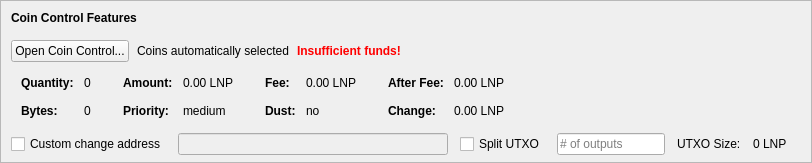
    <widget class="QFrame" name="frameCoinControl">
     <property name="sizePolicy">
      <sizepolicy hsizetype="Expanding" vsizetype="Expanding">
       <horstretch>0</horstretch>
       <verstretch>0</verstretch>
      </sizepolicy>
     </property>
     <property name="maximumSize">
      <size>
       <width>16777215</width>
       <height>16777215</height>
      </size>
     </property>
     <property name="frameShape">
      <enum>QFrame::StyledPanel</enum>
     </property>
     <property name="frameShadow">
      <enum>QFrame::Sunken</enum>
     </property>
     <layout class="QVBoxLayout" name="verticalLayoutCoinControl2">
      <property name="spacing">
       <number>0</number>
      </property>
      <property name="leftMargin">
       <number>0</number>
      </property>
      <property name="topMargin">
       <number>0</number>
      </property>
      <property name="rightMargin">
       <number>0</number>
      </property>
      <property name="bottomMargin">
       <number>6</number>
      </property>
      <item>
       <layout class="QVBoxLayout" name="verticalLayoutCoinControl" stretch="0,0,0,0,1">
        <property name="spacing">
         <number>0</number>
        </property>
        <property name="leftMargin">
         <number>10</number>
        </property>
        <property name="topMargin">
         <number>10</number>
        </property>
        <item>
         <layout class="QHBoxLayout" name="horizontalLayoutCoinControl1">
          <property name="bottomMargin">
           <number>15</number>
          </property>
          <item>
           <widget class="QLabel" name="labelCoinControlFeatures">
            <property name="sizePolicy">
             <sizepolicy hsizetype="Preferred" vsizetype="Maximum">
              <horstretch>0</horstretch>
              <verstretch>0</verstretch>
             </sizepolicy>
            </property>
            <property name="font">
             <font>
              <weight>75</weight>
              <bold>true</bold>
             </font>
            </property>
            <property name="styleSheet">
             <string notr="true">font-weight:bold;</string>
            </property>
            <property name="text">
             <string>Coin Control Features</string>
            </property>
           </widget>
          </item>
         </layout>
        </item>
        <item>
         <layout class="QHBoxLayout" name="horizontalLayoutCoinControl2" stretch="0,0,0,0">
          <property name="spacing">
           <number>8</number>
          </property>
          <property name="bottomMargin">
           <number>10</number>
          </property>
          <item>
           <widget class="QPushButton" name="pushButtonCoinControl">
            <property name="styleSheet">
             <string notr="true"/>
            </property>
            <property name="text">
             <string>Open Coin Control...</string>
            </property>
            <property name="autoDefault">
             <bool>false</bool>
            </property>
           </widget>
          </item>
          <item>
           <widget class="QLabel" name="labelCoinControlAutomaticallySelected">
            <property name="text">
             <string>Coins automatically selected</string>
            </property>
            <property name="margin">
             <number>5</number>
            </property>
           </widget>
          </item>
          <item>
           <widget class="QLabel" name="labelCoinControlInsuffFunds">
            <property name="font">
             <font>
              <weight>75</weight>
              <bold>true</bold>
             </font>
            </property>
            <property name="styleSheet">
             <string notr="true">color:red;font-weight:bold;</string>
            </property>
            <property name="text">
             <string>Insufficient funds!</string>
            </property>
            <property name="margin">
             <number>5</number>
            </property>
           </widget>
          </item>
          <item>
           <spacer name="horizontalSpacerCoinControl">
            <property name="orientation">
             <enum>Qt::Horizontal</enum>
            </property>
            <property name="sizeHint" stdset="0">
             <size>
              <width>40</width>
              <height>1</height>
             </size>
            </property>
           </spacer>
          </item>
         </layout>
        </item>
        <item>
         <widget class="QWidget" name="widgetCoinControl" native="true">
          <property name="sizePolicy">
           <sizepolicy hsizetype="Preferred" vsizetype="Preferred">
            <horstretch>0</horstretch>
            <verstretch>0</verstretch>
           </sizepolicy>
          </property>
          <property name="minimumSize">
           <size>
            <width>0</width>
            <height>0</height>
           </size>
          </property>
          <property name="styleSheet">
           <string notr="true"/>
          </property>
          <layout class="QHBoxLayout" name="horizontalLayoutCoinControl5">
           <property name="leftMargin">
            <number>0</number>
           </property>
           <property name="topMargin">
            <number>0</number>
           </property>
           <property name="rightMargin">
            <number>0</number>
           </property>
           <property name="bottomMargin">
            <number>0</number>
           </property>
           <item>
            <layout class="QHBoxLayout" name="horizontalLayoutCoinControl3" stretch="0,0,0,1">
             <property name="spacing">
              <number>20</number>
             </property>
             <property name="topMargin">
              <number>0</number>
             </property>
             <property name="bottomMargin">
              <number>10</number>
             </property>
             <item>
              <layout class="QFormLayout" name="formLayoutCoinControl1">
               <property name="horizontalSpacing">
                <number>10</number>
               </property>
               <property name="verticalSpacing">
                <number>14</number>
               </property>
               <property name="leftMargin">
                <number>10</number>
               </property>
               <property name="topMargin">
                <number>4</number>
               </property>
               <property name="rightMargin">
                <number>6</number>
               </property>
               <item row="0" column="0">
                <widget class="QLabel" name="labelCoinControlQuantityText">
                 <property name="font">
                  <font>
                   <weight>75</weight>
                   <bold>true</bold>
                  </font>
                 </property>
                 <property name="text">
                  <string>Quantity:</string>
                 </property>
                 <property name="margin">
                  <number>0</number>
                 </property>
                </widget>
               </item>
               <item row="0" column="1">
                <widget class="QLabel" name="labelCoinControlQuantity">
                 <property name="cursor">
                  <cursorShape>IBeamCursor</cursorShape>
                 </property>
                 <property name="contextMenuPolicy">
                  <enum>Qt::ActionsContextMenu</enum>
                 </property>
                 <property name="text">
                  <string notr="true">0</string>
                 </property>
                 <property name="margin">
                  <number>0</number>
                 </property>
                 <property name="textInteractionFlags">
                  <set>Qt::LinksAccessibleByMouse|Qt::TextSelectableByKeyboard|Qt::TextSelectableByMouse</set>
                 </property>
                </widget>
               </item>
               <item row="1" column="0">
                <widget class="QLabel" name="labelCoinControlBytesText">
                 <property name="font">
                  <font>
                   <weight>75</weight>
                   <bold>true</bold>
                  </font>
                 </property>
                 <property name="text">
                  <string>Bytes:</string>
                 </property>
                </widget>
               </item>
               <item row="1" column="1">
                <widget class="QLabel" name="labelCoinControlBytes">
                 <property name="cursor">
                  <cursorShape>IBeamCursor</cursorShape>
                 </property>
                 <property name="contextMenuPolicy">
                  <enum>Qt::ActionsContextMenu</enum>
                 </property>
                 <property name="text">
                  <string notr="true">0</string>
                 </property>
                 <property name="textInteractionFlags">
                  <set>Qt::LinksAccessibleByMouse|Qt::TextSelectableByKeyboard|Qt::TextSelectableByMouse</set>
                 </property>
                </widget>
               </item>
              </layout>
             </item>
             <item>
              <layout class="QFormLayout" name="formLayoutCoinControl2">
               <property name="horizontalSpacing">
                <number>10</number>
               </property>
               <property name="verticalSpacing">
                <number>14</number>
               </property>
               <property name="leftMargin">
                <number>6</number>
               </property>
               <property name="topMargin">
                <number>4</number>
               </property>
               <property name="rightMargin">
                <number>6</number>
               </property>
               <item row="0" column="0">
                <widget class="QLabel" name="labelCoinControlAmountText">
                 <property name="font">
                  <font>
                   <weight>75</weight>
                   <bold>true</bold>
                  </font>
                 </property>
                 <property name="text">
                  <string>Amount:</string>
                 </property>
                 <property name="margin">
                  <number>0</number>
                 </property>
                </widget>
               </item>
               <item row="0" column="1">
                <widget class="QLabel" name="labelCoinControlAmount">
                 <property name="cursor">
                  <cursorShape>IBeamCursor</cursorShape>
                 </property>
                 <property name="contextMenuPolicy">
                  <enum>Qt::ActionsContextMenu</enum>
                 </property>
                 <property name="text">
                  <string notr="true">0.00 LNP</string>
                 </property>
                 <property name="textInteractionFlags">
                  <set>Qt::LinksAccessibleByMouse|Qt::TextSelectableByKeyboard|Qt::TextSelectableByMouse</set>
                 </property>
                </widget>
               </item>
               <item row="1" column="0">
                <widget class="QLabel" name="labelCoinControlPriorityText">
                 <property name="font">
                  <font>
                   <weight>75</weight>
                   <bold>true</bold>
                  </font>
                 </property>
                 <property name="text">
                  <string>Priority:</string>
                 </property>
                </widget>
               </item>
               <item row="1" column="1">
                <widget class="QLabel" name="labelCoinControlPriority">
                 <property name="cursor">
                  <cursorShape>IBeamCursor</cursorShape>
                 </property>
                 <property name="contextMenuPolicy">
                  <enum>Qt::ActionsContextMenu</enum>
                 </property>
                 <property name="text">
                  <string>medium</string>
                 </property>
                 <property name="textInteractionFlags">
                  <set>Qt::LinksAccessibleByMouse|Qt::TextSelectableByKeyboard|Qt::TextSelectableByMouse</set>
                 </property>
                </widget>
               </item>
              </layout>
             </item>
             <item>
              <layout class="QFormLayout" name="formLayoutCoinControl3">
               <property name="horizontalSpacing">
                <number>10</number>
               </property>
               <property name="verticalSpacing">
                <number>14</number>
               </property>
               <property name="leftMargin">
                <number>6</number>
               </property>
               <property name="topMargin">
                <number>4</number>
               </property>
               <property name="rightMargin">
                <number>6</number>
               </property>
               <item row="0" column="0">
                <widget class="QLabel" name="labelCoinControlFeeText">
                 <property name="font">
                  <font>
                   <weight>75</weight>
                   <bold>true</bold>
                  </font>
                 </property>
                 <property name="text">
                  <string>Fee:</string>
                 </property>
                 <property name="margin">
                  <number>0</number>
                 </property>
                </widget>
               </item>
               <item row="0" column="1">
                <widget class="QLabel" name="labelCoinControlFee">
                 <property name="cursor">
                  <cursorShape>IBeamCursor</cursorShape>
                 </property>
                 <property name="contextMenuPolicy">
                  <enum>Qt::ActionsContextMenu</enum>
                 </property>
                 <property name="text">
                  <string notr="true">0.00 LNP</string>
                 </property>
                 <property name="textInteractionFlags">
                  <set>Qt::LinksAccessibleByMouse|Qt::TextSelectableByKeyboard|Qt::TextSelectableByMouse</set>
                 </property>
                </widget>
               </item>
               <item row="1" column="0">
                <widget class="QLabel" name="labelCoinControlLowOutputText">
                 <property name="font">
                  <font>
                   <weight>75</weight>
                   <bold>true</bold>
                  </font>
                 </property>
                 <property name="text">
                  <string>Dust:</string>
                 </property>
                </widget>
               </item>
               <item row="1" column="1">
                <widget class="QLabel" name="labelCoinControlLowOutput">
                 <property name="cursor">
                  <cursorShape>IBeamCursor</cursorShape>
                 </property>
                 <property name="contextMenuPolicy">
                  <enum>Qt::ActionsContextMenu</enum>
                 </property>
                 <property name="text">
                  <string>no</string>
                 </property>
                 <property name="textInteractionFlags">
                  <set>Qt::LinksAccessibleByMouse|Qt::TextSelectableByKeyboard|Qt::TextSelectableByMouse</set>
                 </property>
                </widget>
               </item>
              </layout>
             </item>
             <item>
              <layout class="QFormLayout" name="formLayoutCoinControl4">
               <property name="horizontalSpacing">
                <number>10</number>
               </property>
               <property name="verticalSpacing">
                <number>14</number>
               </property>
               <property name="leftMargin">
                <number>6</number>
               </property>
               <property name="topMargin">
                <number>4</number>
               </property>
               <property name="rightMargin">
                <number>6</number>
               </property>
               <item row="0" column="0">
                <widget class="QLabel" name="labelCoinControlAfterFeeText">
                 <property name="font">
                  <font>
                   <weight>75</weight>
                   <bold>true</bold>
                  </font>
                 </property>
                 <property name="text">
                  <string>After Fee:</string>
                 </property>
                 <property name="margin">
                  <number>0</number>
                 </property>
                </widget>
               </item>
               <item row="0" column="1">
                <widget class="QLabel" name="labelCoinControlAfterFee">
                 <property name="cursor">
                  <cursorShape>IBeamCursor</cursorShape>
                 </property>
                 <property name="contextMenuPolicy">
                  <enum>Qt::ActionsContextMenu</enum>
                 </property>
                 <property name="text">
                  <string notr="true">0.00 LNP</string>
                 </property>
                 <property name="textInteractionFlags">
                  <set>Qt::LinksAccessibleByMouse|Qt::TextSelectableByKeyboard|Qt::TextSelectableByMouse</set>
                 </property>
                </widget>
               </item>
               <item row="1" column="0">
                <widget class="QLabel" name="labelCoinControlChangeText">
                 <property name="font">
                  <font>
                   <weight>75</weight>
                   <bold>true</bold>
                  </font>
                 </property>
                 <property name="text">
                  <string>Change:</string>
                 </property>
                </widget>
               </item>
               <item row="1" column="1">
                <widget class="QLabel" name="labelCoinControlChange">
                 <property name="cursor">
                  <cursorShape>IBeamCursor</cursorShape>
                 </property>
                 <property name="contextMenuPolicy">
                  <enum>Qt::ActionsContextMenu</enum>
                 </property>
                 <property name="text">
                  <string notr="true">0.00 LNP</string>
                 </property>
                 <property name="textInteractionFlags">
                  <set>Qt::LinksAccessibleByMouse|Qt::TextSelectableByKeyboard|Qt::TextSelectableByMouse</set>
                 </property>
                </widget>
               </item>
              </layout>
             </item>
            </layout>
           </item>
          </layout>
         </widget>
        </item>
        <item>
         <layout class="QHBoxLayout" name="horizontalLayoutCoinControl4" stretch="0,0,0,0,0,0,0">
          <property name="spacing">
           <number>12</number>
          </property>
          <property name="sizeConstraint">
           <enum>QLayout::SetDefaultConstraint</enum>
          </property>
          <property name="topMargin">
           <number>5</number>
          </property>
          <property name="rightMargin">
           <number>5</number>
          </property>
          <item>
           <widget class="QCheckBox" name="checkBoxCoinControlChange">
            <property name="toolTip">
             <string>If this is activated, but the change address is empty or invalid, change will be sent to a newly generated address.</string>
            </property>
            <property name="text">
             <string>Custom change address</string>
            </property>
           </widget>
          </item>
          <item>
           <widget class="QValidatedLineEdit" name="lineEditCoinControlChange">
            <property name="enabled">
             <bool>false</bool>
            </property>
            <property name="sizePolicy">
             <sizepolicy hsizetype="Expanding" vsizetype="Fixed">
              <horstretch>0</horstretch>
              <verstretch>0</verstretch>
             </sizepolicy>
            </property>
           </widget>
          </item>
          <item>
           <widget class="QCheckBox" name="splitBlockCheckBox">
            <property name="text">
             <string>Split UTXO</string>
            </property>
           </widget>
          </item>
          <item>
           <widget class="QLineEdit" name="splitBlockLineEdit">
            <property name="sizePolicy">
             <sizepolicy hsizetype="Fixed" vsizetype="Fixed">
              <horstretch>50</horstretch>
              <verstretch>0</verstretch>
             </sizepolicy>
            </property>
            <property name="placeholderText">
             <string># of outputs</string>
            </property>
           </widget>
          </item>
          <item>
           <widget class="QLabel" name="labelBlockSizeText">
            <property name="text">
             <string>UTXO Size:</string>
            </property>
           </widget>
          </item>
          <item>
           <widget class="QLabel" name="labelBlockSize">
            <property name="text">
             <string>0 LNP</string>
            </property>
           </widget>
          </item>
          <item>
           <widget class="QLabel" name="labelCoinControlChangeLabel">
            <property name="sizePolicy">
             <sizepolicy hsizetype="Preferred" vsizetype="Expanding">
              <horstretch>0</horstretch>
              <verstretch>0</verstretch>
             </sizepolicy>
            </property>
            <property name="minimumSize">
             <size>
              <width>0</width>
              <height>0</height>
             </size>
            </property>
            <property name="text">
             <string/>
            </property>
            <property name="margin">
             <number>3</number>
            </property>
           </widget>
          </item>
         </layout>
        </item>
        <item>
         <spacer name="verticalSpacerCoinControl">
          <property name="orientation">
           <enum>Qt::Vertical</enum>
          </property>
          <property name="sizeHint" stdset="0">
           <size>
            <width>800</width>
            <height>1</height>
           </size>
          </property>
         </spacer>
        </item>
       </layout>
      </item>
     </layout>
    </widget>
